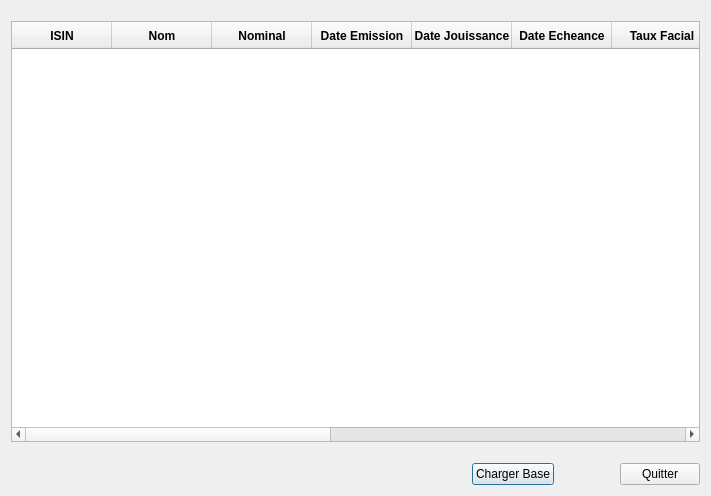
<?xml version="1.0" encoding="UTF-8"?>
<ui version="4.0">
 <class>SandBox</class>
 <widget class="QDialog" name="SandBox">
  <property name="geometry">
   <rect>
    <x>0</x>
    <y>0</y>
    <width>711</width>
    <height>496</height>
   </rect>
  </property>
  <property name="windowTitle">
   <string>Dialog</string>
  </property>
  <layout class="QVBoxLayout" name="verticalLayout">
   <item>
    <spacer name="verticalSpacer_2">
     <property name="orientation">
      <enum>Qt::Vertical</enum>
     </property>
     <property name="sizeType">
      <enum>QSizePolicy::Fixed</enum>
     </property>
     <property name="sizeHint" stdset="0">
      <size>
       <width>20</width>
       <height>10</height>
      </size>
     </property>
    </spacer>
   </item>
   <item>
    <widget class="QTableWidget" name="tableWidget">
     <property name="minimumSize">
      <size>
       <width>0</width>
       <height>350</height>
      </size>
     </property>
     <property name="alternatingRowColors">
      <bool>true</bool>
     </property>
     <property name="selectionMode">
      <enum>QAbstractItemView::SingleSelection</enum>
     </property>
     <property name="selectionBehavior">
      <enum>QAbstractItemView::SelectRows</enum>
     </property>
     <property name="sortingEnabled">
      <bool>true</bool>
     </property>
     <property name="rowCount">
      <number>0</number>
     </property>
     <property name="columnCount">
      <number>13</number>
     </property>
     <column>
      <property name="text">
       <string>ISIN</string>
      </property>
      <property name="font">
       <font>
        <weight>75</weight>
        <bold>true</bold>
       </font>
      </property>
     </column>
     <column>
      <property name="text">
       <string>Nom</string>
      </property>
      <property name="font">
       <font>
        <weight>75</weight>
        <bold>true</bold>
       </font>
      </property>
     </column>
     <column>
      <property name="text">
       <string>Nominal</string>
      </property>
      <property name="font">
       <font>
        <weight>75</weight>
        <bold>true</bold>
       </font>
      </property>
     </column>
     <column>
      <property name="text">
       <string>Date Emission</string>
      </property>
      <property name="font">
       <font>
        <weight>75</weight>
        <bold>true</bold>
       </font>
      </property>
     </column>
     <column>
      <property name="text">
       <string>Date Jouissance</string>
      </property>
      <property name="font">
       <font>
        <weight>75</weight>
        <bold>true</bold>
       </font>
      </property>
     </column>
     <column>
      <property name="text">
       <string>Date Echeance</string>
      </property>
      <property name="font">
       <font>
        <weight>75</weight>
        <bold>true</bold>
       </font>
      </property>
     </column>
     <column>
      <property name="text">
       <string>Taux Facial</string>
      </property>
      <property name="font">
       <font>
        <weight>75</weight>
        <bold>true</bold>
       </font>
      </property>
     </column>
     <column>
      <property name="text">
       <string>Spread</string>
      </property>
      <property name="font">
       <font>
        <weight>75</weight>
        <bold>true</bold>
       </font>
      </property>
     </column>
     <column>
      <property name="text">
       <string>Type</string>
      </property>
      <property name="font">
       <font>
        <pointsize>13</pointsize>
        <weight>75</weight>
        <bold>true</bold>
       </font>
      </property>
     </column>
     <column>
      <property name="text">
       <string>Taux Actuariel</string>
      </property>
     </column>
     <column>
      <property name="text">
       <string>Prix</string>
      </property>
      <property name="font">
       <font>
        <pointsize>14</pointsize>
        <weight>50</weight>
        <bold>false</bold>
       </font>
      </property>
      <property name="foreground">
       <brush brushstyle="NoBrush">
        <color alpha="255">
         <red>250</red>
         <green>36</green>
         <blue>255</blue>
        </color>
       </brush>
      </property>
     </column>
     <column>
      <property name="text">
       <string>Duration</string>
      </property>
      <property name="font">
       <font>
        <weight>75</weight>
        <bold>true</bold>
       </font>
      </property>
      <property name="foreground">
       <brush brushstyle="NoBrush">
        <color alpha="255">
         <red>102</red>
         <green>0</green>
         <blue>255</blue>
        </color>
       </brush>
      </property>
     </column>
     <column>
      <property name="text">
       <string>Sensibilité</string>
      </property>
      <property name="font">
       <font>
        <weight>75</weight>
        <bold>true</bold>
       </font>
      </property>
      <property name="foreground">
       <brush brushstyle="NoBrush">
        <color alpha="255">
         <red>110</red>
         <green>5</green>
         <blue>0</blue>
        </color>
       </brush>
      </property>
     </column>
    </widget>
   </item>
   <item>
    <spacer name="verticalSpacer">
     <property name="orientation">
      <enum>Qt::Vertical</enum>
     </property>
     <property name="sizeType">
      <enum>QSizePolicy::Fixed</enum>
     </property>
     <property name="sizeHint" stdset="0">
      <size>
       <width>20</width>
       <height>15</height>
      </size>
     </property>
    </spacer>
   </item>
   <item>
    <layout class="QHBoxLayout" name="horizontalLayout_2">
     <item>
      <spacer name="horizontalSpacer_3">
       <property name="orientation">
        <enum>Qt::Horizontal</enum>
       </property>
       <property name="sizeHint" stdset="0">
        <size>
         <width>40</width>
         <height>20</height>
        </size>
       </property>
      </spacer>
     </item>
     <item>
      <widget class="QPushButton" name="pushButton_3">
       <property name="text">
        <string>Charger Base</string>
       </property>
      </widget>
     </item>
     <item>
      <spacer name="horizontalSpacer_4">
       <property name="orientation">
        <enum>Qt::Horizontal</enum>
       </property>
       <property name="sizeType">
        <enum>QSizePolicy::Fixed</enum>
       </property>
       <property name="sizeHint" stdset="0">
        <size>
         <width>60</width>
         <height>20</height>
        </size>
       </property>
      </spacer>
     </item>
     <item>
      <widget class="QPushButton" name="pushButton_4">
       <property name="text">
        <string>Quitter</string>
       </property>
      </widget>
     </item>
    </layout>
   </item>
  </layout>
 </widget>
 <resources/>
 <connections>
  <connection>
   <sender>pushButton_4</sender>
   <signal>clicked()</signal>
   <receiver>SandBox</receiver>
   <slot>close()</slot>
   <hints>
    <hint type="sourcelabel">
     <x>660</x>
     <y>467</y>
    </hint>
    <hint type="destinationlabel">
     <x>654</x>
     <y>439</y>
    </hint>
   </hints>
  </connection>
  <connection>
   <sender>pushButton_3</sender>
   <signal>clicked()</signal>
   <receiver>SandBox</receiver>
   <slot>showFullScreen()</slot>
   <hints>
    <hint type="sourcelabel">
     <x>474</x>
     <y>466</y>
    </hint>
    <hint type="destinationlabel">
     <x>329</x>
     <y>464</y>
    </hint>
   </hints>
  </connection>
 </connections>
</ui>
